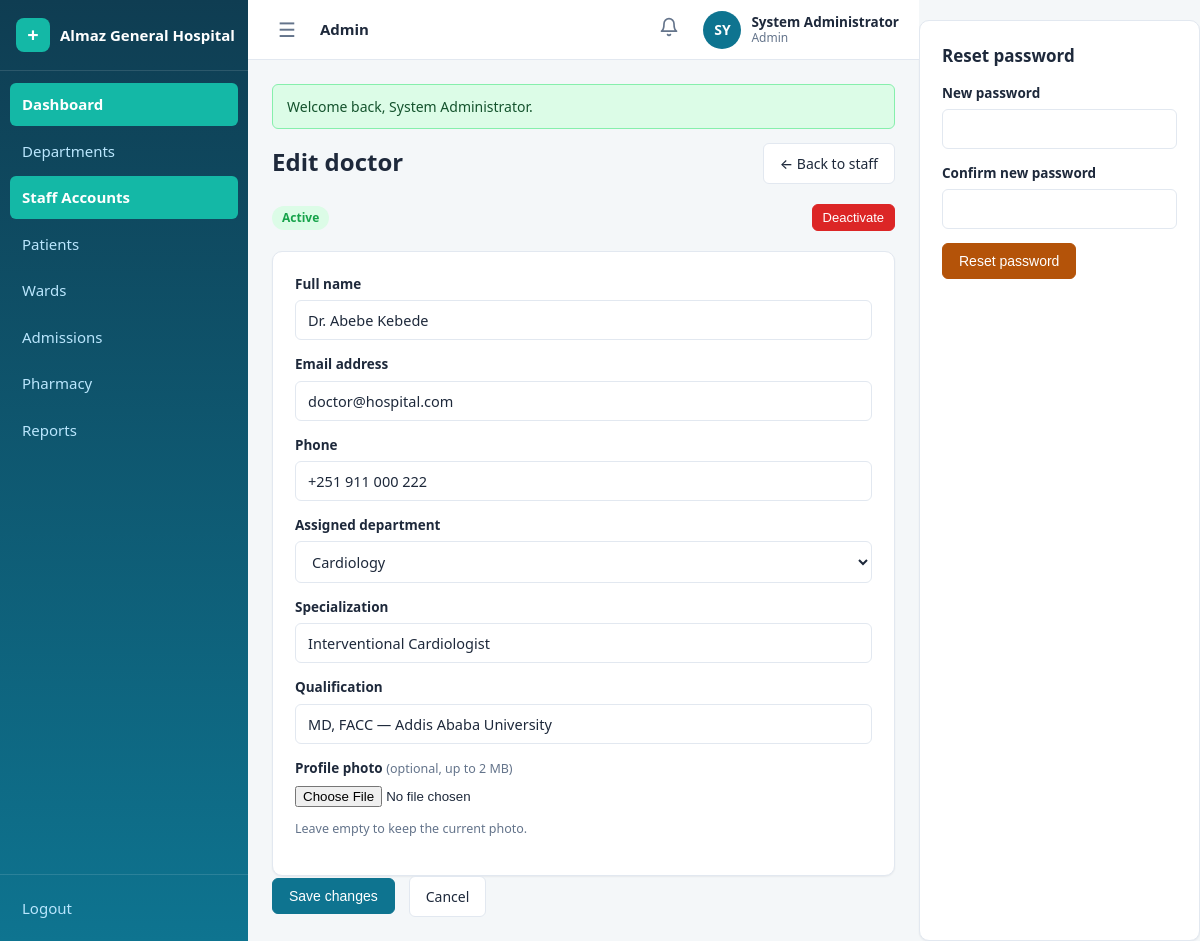
The page /admin/staff/2/edit (signed in) on the database its author committed.
### tables this page shows
CREATE TABLE IF NOT EXISTS users (
    id             INT UNSIGNED AUTO_INCREMENT PRIMARY KEY,
    role           ENUM('admin','doctor','receptionist','nurse','pharmacist','lab_technician','accountant') NOT NULL,
    name           VARCHAR(100) NOT NULL,
    email          VARCHAR(150) NOT NULL,
    password       VARCHAR(255) NOT NULL,
    phone          VARCHAR(30)  DEFAULT NULL,
    photo          VARCHAR(255) DEFAULT NULL,
    status         ENUM('active','inactive') NOT NULL DEFAULT 'active',
    last_login_at  DATETIME DEFAULT NULL,
    created_at     TIMESTAMP NOT NULL DEFAULT CURRENT_TIMESTAMP,
    updated_at     TIMESTAMP NOT NULL DEFAULT CURRENT_TIMESTAMP ON UPDATE CURRENT_TIMESTAMP,
    UNIQUE KEY uq_users_email (email)
);

CREATE TABLE IF NOT EXISTS doctors (
    id             INT UNSIGNED AUTO_INCREMENT PRIMARY KEY,
    user_id        INT UNSIGNED NOT NULL,
    department_id  INT UNSIGNED NOT NULL,
    specialization VARCHAR(150) NOT NULL,
    qualification  VARCHAR(255) DEFAULT NULL,
    created_at     TIMESTAMP NOT NULL DEFAULT CURRENT_TIMESTAMP,
    UNIQUE KEY uq_doctors_user (user_id),
    CONSTRAINT fk_doctors_user       FOREIGN KEY (user_id)       REFERENCES users(id)       ON DELETE CASCADE,
    CONSTRAINT fk_doctors_department FOREIGN KEY (department_id) REFERENCES departments(id) ON DELETE RESTRICT
);

CREATE TABLE IF NOT EXISTS departments (
    id          INT UNSIGNED AUTO_INCREMENT PRIMARY KEY,
    name        VARCHAR(100) NOT NULL,
    description TEXT DEFAULT NULL,
    created_at  TIMESTAMP NOT NULL DEFAULT CURRENT_TIMESTAMP,
    UNIQUE KEY uq_departments_name (name)
);

### config/helpers.php (called while the page is built, shortened)
<?php
function e($value): string
{
    return htmlspecialchars((string) $value, ENT_QUOTES, 'UTF-8');
}
function url(string $path = ''): string
{
    return BASE_URL . '/' . ltrim($path, '/');
}
function render_partial(string $view, array $data = []): string
{
    extract($data, EXTR_SKIP);
    require APP_ROOT . '/views/' . $view . '.php';
    return ob_get_clean();
}
function view(string $view, array $data = [], string $layout = 'app'): void
{
    $content = render_partial($view, $data);
}

### controllers/StaffController.php (called while the page is built, shortened)
<?php
class StaffController
{
    public function edit(array $params): void
    {
        $user = User::findById((int) $params['id']);
        $doctor   = $user['role'] === 'doctor' ? Doctor::findByUserId((int) $user['id']) : null;
        $nurse    = $user['role'] === 'nurse' ? Nurse::findByUserId((int) $user['id']) : null;
        view('admin/staff/edit', [
            'user'        => $user,
            'doctor'      => $doctor,
            'nurse'       => $nurse,
            'nurseWards'  => $nurse ? Nurse::wardIdsFor((int) $nurse['id']) : [],
            'wards'       => Ward::all(),
            'departments' => Department::all(),
        ]);
    }
}

### public/index.php (called while the page is built, shortened)
<?php
require_once __DIR__ . '/../config/config.php';
$method = $_SERVER['REQUEST_METHOD'];
$path   = '/' . trim($_GET['url'] ?? '', '/');
if ($path !== '/') {
    $path = rtrim($path, '/');
}
[$controllerClass, $action, $params] = dispatch($routes, $method, $path);
$controller = new $controllerClass();
call_user_func_array([$controller, $action], [$params]);
function dispatch(array $routes, string $method, string $path): array
{
    foreach ($routes[$method] ?? [] as $pattern => $handler) {
        $params = match_route($pattern, $path);
        if ($params !== null) {
            return [$handler[0], $handler[1], $params];
        }
    }
    exit;
}
function match_route(string $pattern, string $path): ?array
{
    $patternParts = explode('/', trim($pattern, '/'));
    $pathParts    = $path === '/' ? [''] : explode('/', trim($path, '/'));
    if (count($patternParts) !== count($pathParts)) {
        return null;
    }
    $params = [];
    foreach ($patternParts as $i => $segment) {
        if (strlen($segment) > 2 && $segment[0] === '{' && substr($segment, -1) === '}') {
            $key = substr($segment, 1, -1);
            $params[$key] = urldecode($pathParts[$i]);
        } elseif ($segment !== $pathParts[$i]) {
            return null;
        }
    }
    return $params;
}

### config/config.php (called while the page is built, shortened)
<?php
spl_autoload_register(function (string $class): void {
    foreach (['controllers', 'models', 'services', 'services/telebirr'] as $dir) {
        $file = APP_ROOT . '/' . $dir . '/' . $class . '.php';
        if (is_file($file)) {
            return;
        }
    }
});
require_once APP_ROOT . '/config/database.php';
function db(): PDO
{
    return Database::getInstance();
}
require_once APP_ROOT . '/config/helpers.php';

### config/database.php (called while the page is built, shortened)
<?php
final class Database
{
    private static ?PDO $instance = null;
    public static function getInstance(): PDO
    {
        if (self::$instance === null) {
            $dsn = 'mysql:host=' . DB_HOST . ';port=' . DB_PORT . ';dbname=' . DB_NAME . ';charset=' . DB_CHARSET;
            try {
                self::$instance = new PDO($dsn, DB_USER, DB_PASS, [
                    PDO::ATTR_ERRMODE            => PDO::ERRMODE_EXCEPTION,
                    PDO::ATTR_DEFAULT_FETCH_MODE => PDO::FETCH_ASSOC,
                    PDO::ATTR_EMULATE_PREPARES   => false,
                ]);
            } catch (PDOException $e) {
                die('Database connection failed: ' . e($e->getMessage()));
            }
        }
        return self::$instance;
    }
}

### models/User.php (called while the page is built, shortened)
<?php
class User
{
    public static function findById(int $id)
    {
        $stmt = db()->prepare('SELECT * FROM users WHERE id = ?');
        $stmt->execute([$id]);
        return $stmt->fetch() ?: false;
    }
}

### models/Doctor.php (called while the page is built, shortened)
<?php
class Doctor
{
    public static function findByUserId(int $userId)
    {
        $stmt = db()->prepare(
            'SELECT d.*, u.name, u.email, u.phone, u.photo, u.status, dep.name AS department_name
             FROM doctors d
             JOIN users u ON u.id = d.user_id
             JOIN departments dep ON dep.id = d.department_id
             WHERE d.user_id = ?'
        );
        $stmt->execute([$userId]);
        return $stmt->fetch() ?: false;
    }
}

### models/Department.php (called while the page is built, shortened)
<?php
class Department
{
    public static function all(): array
    {
        $stmt = db()->query(
            'SELECT d.*, (SELECT COUNT(*) FROM doctors x WHERE x.department_id = d.id) AS doctor_count
             FROM departments d
             ORDER BY d.name'
        );
        return $stmt->fetchAll();
    }
}

### views/admin/staff/edit.php (the view, shortened to what this page needs)
<div class="row">
    <h1 class="page-title grow">Edit <?= e($user['role']) ?></h1>
    <a class="btn" href="<?= url('/admin/staff') ?>">&larr; Back to staff</a>
</div>
<form method="post" action="<?= url('/admin/staff/' . (int) $user['id'] . '/toggle-status') ?>" class="row mt">
    <span class="grow">
        <span class="badge badge-<?= e($user['status']) ?>"><?= e($user['status']) ?></span>
    </span>
    <button class="btn btn-sm btn-<?= $user['status'] === 'active' ? 'danger' : 'ok' ?>" type="submit">
        <?= $user['status'] === 'active' ? 'Deactivate' : 'Activate' ?>
    </button>
</form>
<div class="card mt">
    <form method="post" action="<?= url('/admin/staff/' . (int) $user['id'] . '/update') ?>" enctype="multipart/form-data">
            <div class="form-group">
                <label for="name">Full name</label>
                <input type="text" id="name" name="name" value="<?= e($user['name']) ?>" required>
            </div>
            <div class="form-group">
                <label for="email">Email address</label>
                <input type="email" id="email" name="email" value="<?= e($user['email']) ?>" required>
            </div>
            <div class="form-group">
                <label for="phone">Phone</label>
                <input type="tel" id="phone" name="phone" value="<?= e($user['phone']) ?>">
            </div>
            <?php if ($user['role'] === 'doctor' && $doctor): ?>
                <div class="form-group">
                    <label for="department_id">Assigned department</label>
                    <select id="department_id" name="department_id" required>
                        <?php foreach ($departments as $d): ?>
                            <option value="<?= (int) $d['id'] ?>" <?= (int) $doctor['department_id'] === (int) $d['id'] ? 'selected' : '' ?>><?= e($d['name']) ?></option>
                        <?php endforeach; ?>
                    </select>
                </div>
                <div class="form-group">
                    <label for="specialization">Specialization</label>
                    <input type="text" id="specialization" name="specialization" value="<?= e($doctor['specialization']) ?>" required>
                </div>
                <div class="form-group">
                    <label for="qualification">Qualification</label>
                    <input type="text" id="qualification" name="qualification" value="<?= e($doctor['qualification']) ?>">
                </div>
            <?php endif; ?>
            <div class="form-group">
                <label for="photo"><?= $user['role'] === 'doctor' ? 'Profile photo' : 'Photo' ?> <span class="optional">(optional, up to 2 MB)</span></label>
                <input type="file" id="photo" name="photo" accept="image/png,image/jpeg,image/gif,image/webp">
                <p class="text-muted" style="font-size:12.5px">Leave empty to keep the current photo.</p>
            </div>
        </div>
        <div class="row">
            <button class="btn btn-primary" type="submit">Save changes</button>
            <a class="btn" href="<?= url('/admin/staff') ?>">Cancel</a>
        </div>
</div>
<div class="card mt">
    <h2 class="card-title">Reset password</h2>
    <form method="post" action="<?= url('/admin/staff/' . (int) $user['id'] . '/reset-password') ?>" style="max-width:420px">
        <div class="form-group">
            <label for="password">New password</label>
            <input type="password" id="password" name="password" required minlength="8">
        </div>
        <div class="form-group">
            <label for="password_confirmation">Confirm new password</label>
            <input type="password" id="password_confirmation" name="password_confirmation" required minlength="8">
        </div>
        <button class="btn btn-warn" type="submit">Reset password</button>
    </form>
</div>

### public/assets/css/style.css (style rules this page uses)
:root { --primary: #0e7490; --primary-dark: #155e75; --primary-soft: #ecfeff; --teal: #14b8a6; --teal-dark: #0f766e; --bg: #f4f7f9; --surface: #ffffff; --border: #e2e8f0; --text: #1e293b; --text-muted: #64748b; --ok: #16a34a; --ok-soft: #dcfce7; --warn: #b45309; --warn-soft: #fef3c7; --danger: #dc2626; --danger-soft: #fee2e2; --info: #0369a1; --info-soft: #dbeafe; --radius: 10px; --radius-sm: 6px; --shadow-sm: 0 1px 2px rgba(15, 23, 42, .06); --shadow-md: 0 10px 24px rgba(15, 23, 42, .10); --font: 'Segoe UI', system-ui, -apple-system, sans-serif; --sidebar-w: 248px; --sidebar-coll: 76px; --header-h: 60px; }
* { box-sizing: border-box; }
html, body { margin: 0; padding: 0; font-family: var(--font); color: var(--text); background: var(--bg); font-size: 15px; line-height: 1.5; }
a { color: var(--primary); text-decoration: none; }
.text-muted { color: var(--text-muted); }
.app { display: flex; min-height: 100vh; }
.page-title { font-size: 24px; margin: 0 0 4px; }
.mt { margin-top: 20px; }
.card { background: var(--surface); border: 1px solid var(--border); border-radius: var(--radius); box-shadow: var(--shadow-sm); padding: 22px; }
.card-title { margin: 0 0 14px; font-size: 17px; }
.btn { display: inline-flex; align-items: center; justify-content: center; gap: 6px; padding: 9px 16px; border-radius: var(--radius-sm); border: 1px solid var(--border); background: var(--surface); color: var(--text); font-size: 14px; font-weight: 500; cursor: pointer; transition: background .15s, border-color .15s, box-shadow .15s; }
.btn-primary { background: var(--primary); border-color: var(--primary); color: #fff; }
.btn-danger { background: var(--danger); border-color: var(--danger); color: #fff; }
.btn-warn { background: var(--warn); border-color: var(--warn); color: #fff; }
.btn-sm { padding: 5px 10px; font-size: 13px; }
.form-group { margin-bottom: 14px; }
.form-group label { display: block; font-size: 13.5px; font-weight: 600; margin-bottom: 6px; }
.optional { font-weight: 400; color: var(--text-muted); font-size: 12.5px; }
input[type="text"], input[type="email"], input[type="password"], input[type="date"], input[type="time"], input[type="tel"], input[type="search"], input[type="number"], select, textarea { width: 100%; padding: 9px 12px; border: 1px solid var(--border); border-radius: var(--radius-sm); font-size: 14.5px; font-family: var(--font); color: var(--text); background: var(--surface); transition: border-color .15s, box-shadow .15s; }
.badge { display: inline-block; padding: 3px 10px; border-radius: 999px; font-size: 12px; font-weight: 600; text-transform: capitalize; }
.badge-active { background: var(--ok-soft); color: var(--ok); }
.row { display: flex; gap: 14px; align-items: center; flex-wrap: wrap; }
.row .grow { flex: 1; }

### rows shown on the page
users: role "doctor", status "Active", name "Dr. Abebe Kebede", email "doctor@hospital.com", phone "+251 911 000 222"
doctors: department_id "Cardiology", specialization "Interventional Cardiologist", qualification "MD, FACC — Addis Ababa University"

### other values the page prints
APP_NAME "Almaz General Hospital"
$label "Dashboard"
$label "Departments"
$label "Staff Accounts"
$label "Patients"
$label "Wards"
$label "Admissions"
$label "Pharmacy"
$label "Reports"
$roleLabel "Admin"
$initials "SY"
$user['name'] "System Administrator"
$flash['message'] "Welcome back, System Administrator."
